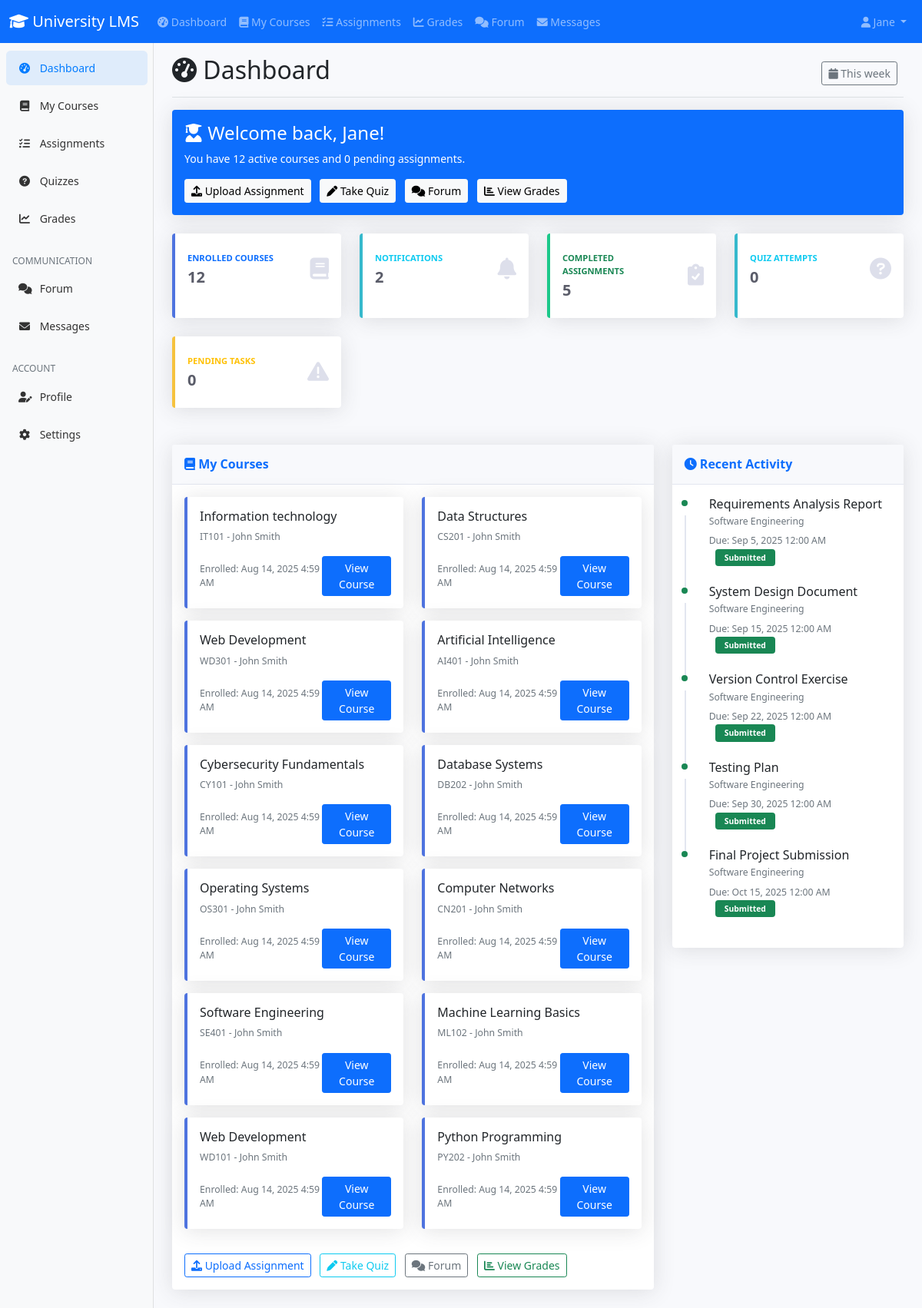
The app's page /student/dashboard.php (signed in) with its own data.
### tables this page shows
CREATE TABLE `enrollments` (
  `id` int(11) NOT NULL,
  `student_id` int(11) NOT NULL,
  `course_id` int(11) NOT NULL,
  `enrollment_date` timestamp NOT NULL DEFAULT current_timestamp(),
  `status` enum('enrolled','completed','dropped') DEFAULT 'enrolled',
  `final_grade` decimal(5,2) DEFAULT NULL
);

CREATE TABLE `courses` (
  `id` int(11) NOT NULL,
  `title` varchar(200) NOT NULL,
  `description` text DEFAULT NULL,
  `instructor_id` int(11) NOT NULL,
  `course_code` varchar(20) NOT NULL,
  `credits` int(11) DEFAULT 3,
  `semester` varchar(20) DEFAULT NULL,
  `year` int(11) DEFAULT NULL,
  `max_students` int(11) DEFAULT 50,
  `status` enum('active','inactive') DEFAULT 'active',
  `created_at` timestamp NOT NULL DEFAULT current_timestamp()
);

CREATE TABLE `users` (
  `id` int(11) NOT NULL,
  `username` varchar(50) NOT NULL,
  `email` varchar(100) NOT NULL,
  `password` varchar(255) NOT NULL,
  `first_name` varchar(50) NOT NULL,
  `last_name` varchar(50) NOT NULL,
  `role` enum('student','instructor','admin') NOT NULL,
  `profile_image` varchar(255) DEFAULT NULL,
  `created_at` timestamp NOT NULL DEFAULT current_timestamp(),
  `updated_at` timestamp NOT NULL DEFAULT current_timestamp() ON UPDATE current_timestamp()
);

CREATE TABLE `assignments` (
  `id` int(11) NOT NULL,
  `course_id` int(11) NOT NULL,
  `title` varchar(200) NOT NULL,
  `description` text DEFAULT NULL,
  `due_date` datetime DEFAULT NULL,
  `max_points` decimal(5,2) DEFAULT 100.00,
  `created_by` int(11) NOT NULL,
  `created_at` timestamp NOT NULL DEFAULT current_timestamp()
);

### student/dashboard.php (the view, shortened to what the rows shown need)
<?php
require_once '../config/database.php';
$database = new Database();
$db = $database->getConnection();
$query = "SELECT c.*, u.first_name, u.last_name, e.enrollment_date, e.final_grade
          FROM courses c
          JOIN enrollments e ON c.id = e.course_id
          JOIN users u ON c.instructor_id = u.id
          WHERE e.student_id = ? AND e.status = 'enrolled'";
$stmt = $db->prepare($query);
$stmt->execute([$_SESSION['user_id']]);
$enrolled_courses = $stmt->fetchAll(PDO::FETCH_ASSOC);
$query = "SELECT a.*, c.title as course_title, c.course_code,
          CASE WHEN s.id IS NOT NULL THEN 'submitted' ELSE 'pending' END as status,
          s.grade, s.submitted_at
          FROM assignments a
          JOIN courses c ON a.course_id = c.id
          JOIN enrollments e ON c.id = e.course_id
          LEFT JOIN submissions s ON a.id = s.assignment_id AND s.student_id = ?
          WHERE e.student_id = ? AND e.status = 'enrolled'
          ORDER BY a.due_date ASC LIMIT 5";
$stmt = $db->prepare($query);
$stmt->execute([$_SESSION['user_id'], $_SESSION['user_id']]);
$recent_assignments = $stmt->fetchAll(PDO::FETCH_ASSOC);
?>
<!DOCTYPE html>
<html lang="en">
<head>
    <link href="https://cdn.jsdelivr.net/npm/bootstrap@5.1.3/dist/css/bootstrap.min.css" rel="stylesheet">
    <link href="https://cdnjs.cloudflare.com/ajax/libs/font-awesome/6.0.0/css/all.min.css" rel="stylesheet">
    <link href="../assets/css/dashboard.css" rel="stylesheet">
</head>
<body>
    <div class="container-fluid">
        <div class="row">
            <main class="col-md-9 ms-sm-auto col-lg-10 px-md-4">
                <div class="d-flex justify-content-between flex-wrap flex-md-nowrap align-items-center pt-3 pb-2 mb-3 border-bottom">
                    <h1 class="h2">
                        <i class="fas fa-tachometer-alt"></i> Dashboard
                    </h1>
                </div>
                <div class="row">
                    <div class="col-lg-8 mb-4">
                        <div class="card shadow">
                            <div class="card-body">
                                <?php if (empty($enrolled_courses)): ?>
                                    <div class="text-center py-4">
                                        <i class="fas fa-book fa-3x text-gray-300 mb-3"></i>
                                        <p class="text-muted">You are not enrolled in any courses yet.</p>
                                        <a href="courses.php" class="btn btn-primary">Browse Courses</a>
                                    </div>
                                <?php else: ?>
                                    <div class="row">
                                        <?php foreach ($enrolled_courses as $course): ?>
                                            <div class="col-md-6 mb-3">
                                                <div class="card border-left-primary">
                                                    <div class="card-body">
                                                        <h6 class="card-title"><?php echo htmlspecialchars($course['title']); ?></h6>
                                                        <p class="card-text text-muted small">
                                                            <?php echo htmlspecialchars($course['course_code']); ?> -
                                                            <?php echo htmlspecialchars($course['first_name'] . ' ' . $course['last_name']); ?>
                                                        </p>
                                                        <div class="d-flex justify-content-between align-items-center">
                                                            <small class="text-muted">
                                                                Enrolled: <?php echo formatDate($course['enrollment_date']); ?>
                                                            </small>
                                                            <a href="course_view.php?id=<?php echo $course['id']; ?>" class="btn btn-sm btn-primary">
                                                                View Course
                                                            </a>
                                                        </div>
                                                    </div>
                                                </div>
                                            </div>
                                        <?php endforeach; ?>
                                    </div>
                                <?php endif; ?>
                            </div>
                        </div>
                    </div>
                    <div class="col-lg-4 mb-4">
                        <div class="card shadow">
                            <div class="card-body">
                                <div class="timeline">
                                    <?php foreach ($recent_assignments as $assignment): ?>
                                        <div class="timeline-item">
                                            <div class="timeline-marker <?php echo $assignment['status'] == 'submitted' ? 'bg-success' : 'bg-warning'; ?>"></div>
                                            <div class="timeline-content">
                                                <h6 class="mb-1"><?php echo htmlspecialchars($assignment['title']); ?></h6>
                                                <p class="text-muted small mb-1"><?php echo htmlspecialchars($assignment['course_title']); ?></p>
                                                <small class="text-muted">
                                                    Due: <?php echo formatDate($assignment['due_date']); ?>
                                                    <?php if ($assignment['status'] == 'submitted'): ?>
                                                        <span class="badge bg-success ms-2">Submitted</span>
                                                    <?php else: ?>
                                                        <span class="badge bg-warning ms-2">Pending</span>
                                                    <?php endif; ?>
                                                </small>
                                            </div>
                                        </div>
                                    <?php endforeach; ?>
                                </div>
                            </div>
                        </div>
                    </div>
                </div>
            </main>
        </div>
    </div>
</body>
</html>

### records on screen
enrollments: course.title "Information technology", course.course_code "IT101", users.first_name+last_name "John Smith", enrollment_date "Aug 14, 2025 4:59 AM"
enrollments: course.title "Data Structures", course.course_code "CS201", users.first_name+last_name "John Smith", enrollment_date "Aug 14, 2025 4:59 AM"
enrollments: course.title "Web Development", course.course_code "WD301", users.first_name+last_name "John Smith", enrollment_date "Aug 14, 2025 4:59 AM"
enrollments: course.title "Artificial Intelligence", course.course_code "AI401", users.first_name+last_name "John Smith", enrollment_date "Aug 14, 2025 4:59 AM"
enrollments: course.title "Cybersecurity Fundamentals", course.course_code "CY101", users.first_name+last_name "John Smith", enrollment_date "Aug 14, 2025 4:59 AM"
enrollments: course.title "Database Systems", course.course_code "DB202", users.first_name+last_name "John Smith", enrollment_date "Aug 14, 2025 4:59 AM"
enrollments: course.title "Operating Systems", course.course_code "OS301", users.first_name+last_name "John Smith", enrollment_date "Aug 14, 2025 4:59 AM"
enrollments: course.title "Computer Networks", course.course_code "CN201", users.first_name+last_name "John Smith", enrollment_date "Aug 14, 2025 4:59 AM"
enrollments: course.title "Software Engineering", course.course_code "SE401", users.first_name+last_name "John Smith", enrollment_date "Aug 14, 2025 4:59 AM"
enrollments: course.title "Machine Learning Basics", course.course_code "ML102", users.first_name+last_name "John Smith", enrollment_date "Aug 14, 2025 4:59 AM"
enrollments: course.title "Web Development", course.course_code "WD101", users.first_name+last_name "John Smith", enrollment_date "Aug 14, 2025 4:59 AM"
enrollments: course.title "Python Programming", course.course_code "PY202", users.first_name+last_name "John Smith", enrollment_date "Aug 14, 2025 4:59 AM"
assignments: title "Requirements Analysis Report", course.title "Software Engineering", due_date "Sep 5, 2025 12:00 AM"
assignments: title "System Design Document", course.title "Software Engineering", due_date "Sep 15, 2025 12:00 AM"
assignments: title "Version Control Exercise", course.title "Software Engineering", due_date "Sep 22, 2025 12:00 AM"
assignments: title "Testing Plan", course.title "Software Engineering", due_date "Sep 30, 2025 12:00 AM"
assignments: title "Final Project Submission", course.title "Software Engineering", due_date "Oct 15, 2025 12:00 AM"

### other values on screen
$_SESSION['first_name'] "Jane"
count($enrolled_courses) "12"
$notif_stmt->fetchColumn() "2"
count($recent_quizzes) "0"
